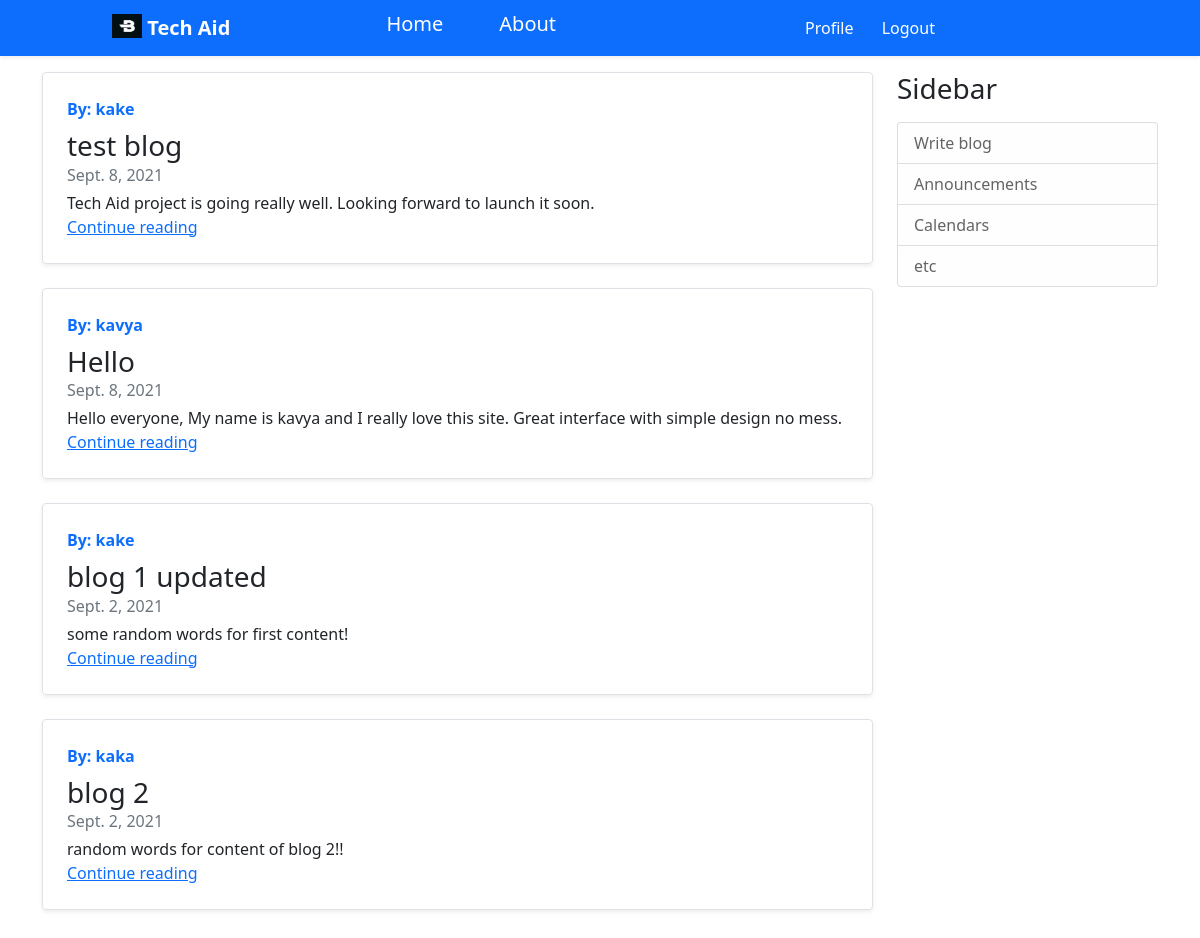
The app's page / (signed in) with its own data.
### blog/models.py (models this page shows, shortened)
class postblog(models.Model):
    title=models.CharField(max_length=50)
    content=models.TextField()
    date_posted=models.DateField(default=timezone.now)
    user=models.ForeignKey(User, on_delete=models.CASCADE)

### blog/views.py (the view)
# urls.py: path('',postblogListView.as_view(),name="blog-home"),
class postblogListView(ListView):
    model = postblog
    template_name = "blog/home.html"
    context_object_name = "posts"
    ordering = ['-date_posted']
    paginate_by=10

### blog/templates/blog/home.html (shortened to what this page needs)
{% extends 'blog/base.html' %}
{%block content%}
  {% for post in posts %}
      <div class="row g-0 border rounded overflow-hidden flex-md-row mb-4 shadow-sm h-md-250 position-relative">
        <div class="col p-4 d-flex flex-column position-static">
          <strong class="d-inline-block mb-2 text-primary">By: {{post.user}}</strong>
          <h3 class="mb-0">{{post.title}}</h3>
          <div class="mb-1 text-muted">{{post.date_posted}}</div>
          <p class="card-text mb-auto">{{post.content}}</p>
          <a href="#" class="stretched-link">Continue reading</a>
        </div>
      </div>
    {% endfor %}
{%endblock content%}

### records on screen
postblog: user "kake", title "test blog", date_posted "Sept. 8, 2021", content "Tech Aid project is going really well. Looking forward to launch it soon."
postblog: user "kavya", title "Hello", date_posted "Sept. 8, 2021", content "Hello everyone, My name is kavya and I really love this site. Great interface with simple design no mess."
postblog: user "kake", title "blog 1 updated", date_posted "Sept. 2, 2021", content "some random words for first content!"
postblog: user "kaka", title "blog 2", date_posted "Sept. 2, 2021", content "random words for content of blog 2!!"
